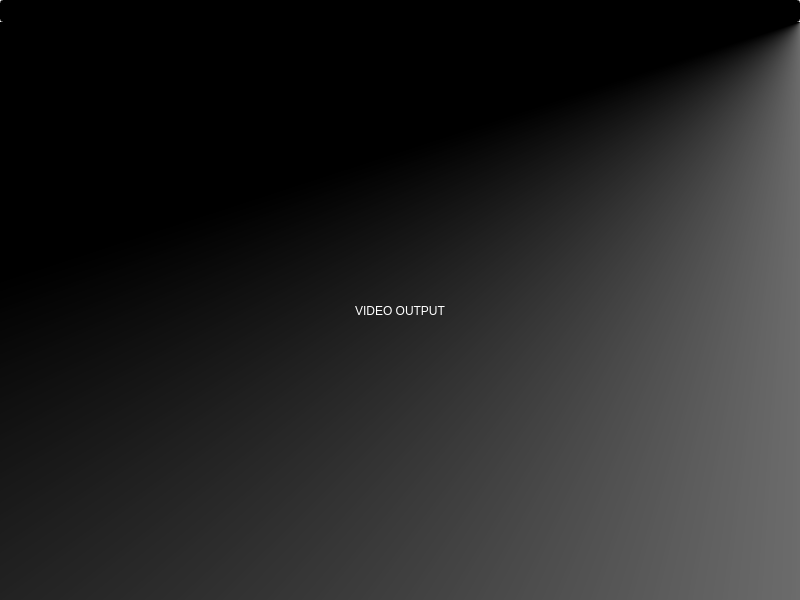
<?xml version="1.0" encoding="UTF-8"?>
<ui version="4.0">
 <class>Player</class>
 <widget class="QWidget" name="Player">
  <property name="geometry">
   <rect>
    <x>0</x>
    <y>0</y>
    <width>800</width>
    <height>600</height>
   </rect>
  </property>
  <property name="windowTitle">
   <string>Player</string>
  </property>
  <layout class="QVBoxLayout" name="verticalLayout">
   <property name="spacing">
    <number>0</number>
   </property>
   <property name="leftMargin">
    <number>0</number>
   </property>
   <property name="topMargin">
    <number>0</number>
   </property>
   <property name="rightMargin">
    <number>0</number>
   </property>
   <property name="bottomMargin">
    <number>0</number>
   </property>
   <item>
    <widget class="LineEdit" name="lineEdit">
     <property name="styleSheet">
      <string notr="true">color: rgb(255, 255, 255);
background-color: rgb(0, 0, 0);</string>
     </property>
    </widget>
   </item>
   <item>
    <widget class="QLabel" name="label">
     <property name="styleSheet">
      <string notr="true">background-color: qconicalgradient(cx:1, cy:0, angle:0, stop:0.567416 rgba(0, 0, 0, 255), stop:1 rgba(255, 255, 255, 255));
color: rgb(255, 255, 255);</string>
     </property>
     <property name="text">
      <string>&lt;html&gt;&lt;head/&gt;&lt;body&gt;&lt;p align=&quot;center&quot;&gt;VIDEO OUTPUT&lt;/p&gt;&lt;/body&gt;&lt;/html&gt;</string>
     </property>
    </widget>
   </item>
  </layout>
 </widget>
 <customwidgets>
  <customwidget>
   <class>LineEdit</class>
   <extends>QLineEdit</extends>
   <header>lineedit.h</header>
  </customwidget>
 </customwidgets>
 <resources/>
 <connections/>
</ui>
